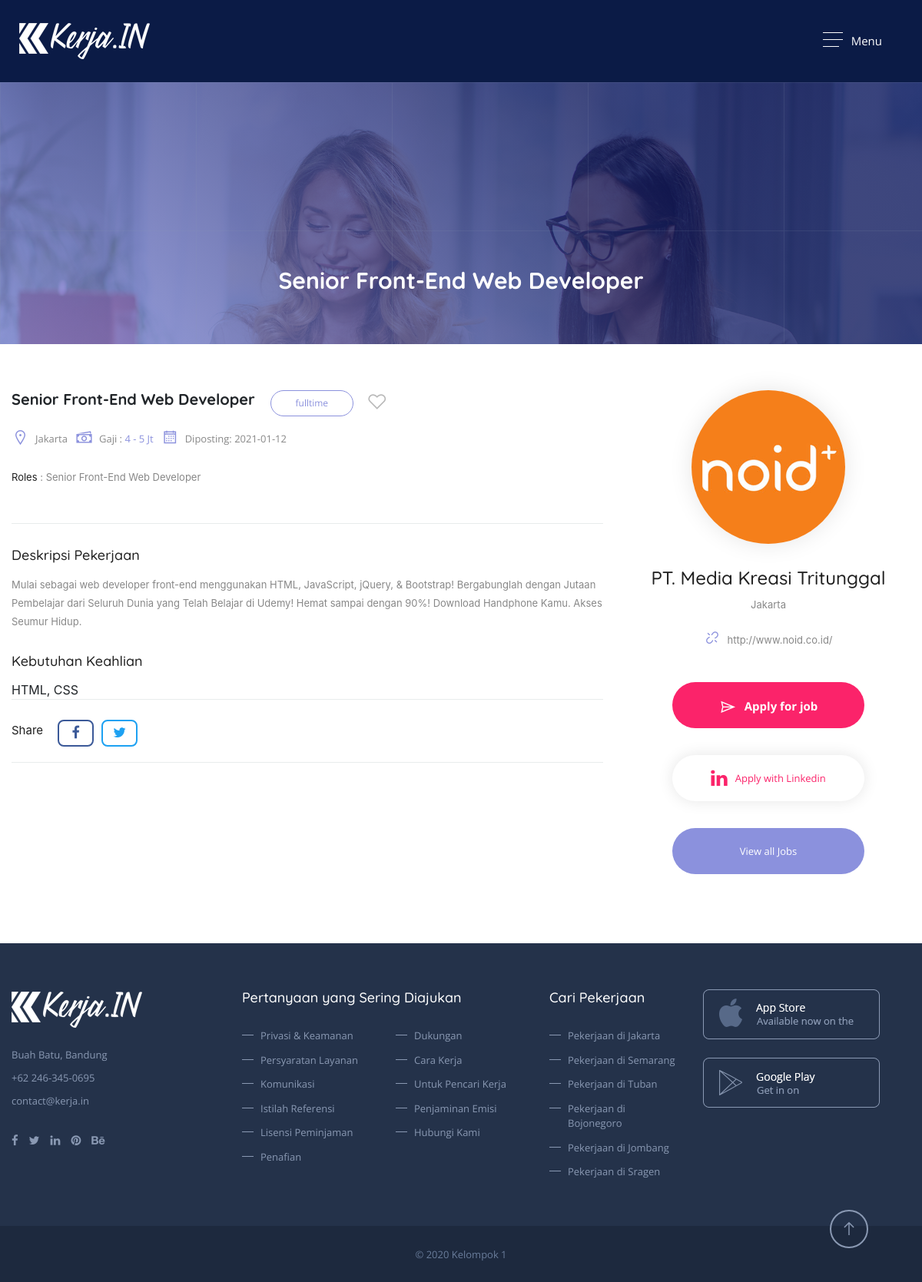
Page /detail-pekerjaan.php?id=2 on the committed database.
### tables this page shows
CREATE TABLE `tb_lowongan` (
  `id_lowongan` int(11) NOT NULL,
  `id_perusahaan` int(11) NOT NULL,
  `judul` varchar(100) NOT NULL,
  `deskripsi` text NOT NULL,
  `tanggal_buka` date NOT NULL,
  `tanggal_tutup` date NOT NULL,
  `keahlian` varchar(100) NOT NULL,
  `jenis_pekerjaan` varchar(100) NOT NULL,
  `gaji` varchar(100) NOT NULL
);

CREATE TABLE `tb_perusahaan` (
  `id_perusahaan` int(11) NOT NULL,
  `id_user` int(11) NOT NULL,
  `nama` varchar(100) NOT NULL,
  `industri` varchar(100) NOT NULL,
  `jenis` varchar(50) NOT NULL,
  `kota` varchar(100) NOT NULL,
  `tentang` text NOT NULL,
  `foto` varchar(100) NOT NULL,
  `tahun_berdiri` varchar(4) NOT NULL,
  `website` varchar(100) NOT NULL,
  `ukuran` varchar(100) NOT NULL
);

### detail-pekerjaan.php (the view, shortened to what this page needs)
<?php
    if(isset($_SESSION['status'])){
		if($_SESSION['status']=="login"){
		 include 'php/head.php';
		 include 'php/header-user.php';
		} else{
			 include 'php/head.php';
			 include 'php/header.php';
		}
	} else{
			 include 'php/head.php';
			 include 'php/header.php';
		} ?>
<?php
$getid = $_GET['id'];
include 'php/koneksi.php';
$data = mysqli_query($koneksi,"SELECT * FROM tb_lowongan a, tb_perusahaan b where a.id_perusahaan = b.id_perusahaan and a.id_lowongan = $getid");
while ($a=mysqli_fetch_array($data)) {
?>
	<section class="overlape">
		<div class="block no-padding">
			<div data-velocity="-.1" style="background: url(images/resource/mslider1.jpg) repeat scroll 50% 422.28px transparent;" class="parallax scrolly-invisible no-parallax"></div>
			<div class="container fluid">
				<div class="row">
					<div class="col-lg-12">
						<div class="inner-header">
							<h3><?=$a['judul']?></h3>
						</div>
					</div>
				</div>
			</div>
		</div>
	</section>
<section>
		<div class="block">
			<div class="container">
				<div class="row">
				 	<div class="col-lg-8 column">
				 		<div class="job-single-sec">
				 			<div class="job-single-head2">
				 				<div class="job-title2"><h3><?=$a['judul']?></h3><span class="job-is ft"><?=$a['jenis_pekerjaan']?></span><i class="la la-heart-o"></i></div>
				 				<ul class="tags-jobs">
				 					<li><i class="la la-map-marker"></i> <?=$a['kota']?></li>
				 					<li><i class="la la-money"></i> Gaji : <span><?=$a['gaji']?></span></li>
				 					<li><i class="la la-calendar-o"></i> Diposting: <?=$a['tanggal_buka']?></li>
				 				</ul>
				 				<span><strong>Roles</strong> : <?=$a['judul']?></span>
				 			</div>
				 			<div class="job-details">
				 				<h3>Deskripsi Pekerjaan</h3>
				 				<p><?=$a['deskripsi']?></p>
				 				<h3>Kebutuhan Keahlian</h3>
				 				<?=$a['keahlian']?>
				 			</div>
				 			<div class="share-bar">
				 				<span>Share</span><a href="#" title="" class="share-fb"><i class="fa fa-facebook"></i></a><a href="#" title="" class="share-twitter"><i class="fa fa-twitter"></i></a>
				 			</div>
				 		</div>
				 	</div>
				 	<div class="col-lg-4 column">
				 		<div class="job-single-head style2">
			 				<div class="job-thumb"> <img src="gambar/<?=$a['foto']?>" alt="" /> </div>
			 				<div class="job-head-info">
			 					<h4><?=$a['nama']?></h4>
			 					<span><?=$a['kota']?></span>
			 					<p><i class="la la-unlink"></i><a href="<?=$a['website']?>" title=""><?=$a['website']?></a></p>
			 				</div>
			 				<a href="lamar.php?id=<?=$a['id_lowongan']?>" title="" class="apply-job-btn"><i class="la la-paper-plane"></i>Apply for job</a>
			 				<a href="https://www.linkedin.com/" title="" class="apply-job-linkedin"><i class="fa fa-linkedin"></i>Apply with Linkedin</a>
			 				<a href="list-pekerjaan.php" title="" class="viewall-jobs">View all Jobs</a>
			 			</div>
				 	</div>
				</div>
			</div>
		</div>
	</section>
<?php } ?>
<?php include 'php/footer.php'; ?>

### php/head.php (shortened to what this page needs)
<!DOCTYPE html>
<html>
<head>
    <link rel="stylesheet" type="text/css" href="css/bootstrap-grid.css" />
    <link rel="stylesheet" href="css/icons.css">
    <link rel="stylesheet" href="css/animate.min.css">
    <link rel="stylesheet" type="text/css" href="css/style.css" />
    <link rel="stylesheet" type="text/css" href="css/responsive.css" />
    <link rel="stylesheet" type="text/css" href="css/chosen.css" />
    <link rel="stylesheet" type="text/css" href="css/colors/colors.css" />
    <link rel="stylesheet" type="text/css" href="css/bootstrap.css" />
    <link rel="stylesheet" href="css/font-awesome/4.5.0/css/font-awesome.min.css" />
</head>

### php/header.php (shortened to what this page needs)
<body>
<div class="theme-layout" id="scrollup">
    <div class="responsive-header">
        <div class="responsive-menubar">
            <div class="res-logo"><a href="index.php" title=""><img src="images/resource/logo.png" alt="" /></a></div>
            <div class="menu-resaction">
                <div class="res-openmenu">
                    <img src="images/icon.png" alt="" /> Menu
                </div>
            </div>
        </div>
    </div>

### php/footer.php (shortened to what this page needs)
    <footer>
        <div class="block">
            <div class="container">
                <div class="row">
                    <div class="col-lg-3 column">
                        <div class="widget">
                            <div class="about_widget">
                                <div class="logo">
                                    <a href="index.html" title=""><img src="images/resource/logo.png" alt="" /></a>
                                </div>
                                <span>Buah Batu, Bandung</span>
                                <span>+62 246-345-0695</span>
                                <span>contact@kerja.in</a></span>
                                <div class="social">
                                    <a href="#" title=""><i class="fa fa-facebook"></i></a>
                                    <a href="#" title=""><i class="fa fa-twitter"></i></a>
                                    <a href="#" title=""><i class="fa fa-linkedin"></i></a>
                                    <a href="#" title=""><i class="fa fa-pinterest"></i></a>
                                    <a href="#" title=""><i class="fa fa-behance"></i></a>
                                </div>
                            </div>
                        </div>
                    </div>
                    <div class="col-lg-4 column">
                        <div class="widget">
                            <h3 class="footer-title">Pertanyaan yang Sering Diajukan</h3>
                            <div class="link_widgets">
                                <div class="row">
                                    <div class="col-lg-6">
                                        <a href="#" title="">Privasi & Keamanan </a>
                                        <a href="#" title="">Persyaratan Layanan</a>
                                        <a href="#" title="">Komunikasi </a>
                                        <a href="#" title="">Istilah Referensi </a>
                                        <a href="#" title="">Lisensi Peminjaman </a>
                                        <a href="#" title="">Penafian </a>
                                    </div>
                                    <div class="col-lg-6">
                                        <a href="#" title="">Dukungan </a>
                                        <a href="#" title="">Cara Kerja </a>
                                        <a href="#" title="">Untuk Pencari Kerja </a>
                                        <a href="#" title="">Penjaminan Emisi </a>
                                        <a href="#" title="">Hubungi Kami</a>
                                    </div>
                                </div>
                            </div>
                        </div>
                    </div>
                    <div class="col-lg-2 column">
                        <div class="widget">
                            <h3 class="footer-title">Cari Pekerjaan</h3>
                            <div class="link_widgets">
                                <div class="row">
                                    <div class="col-lg-12">
                                        <a href="#" title="">Pekerjaan di Jakarta</a>
                                        <a href="#" title="">Pekerjaan di Semarang</a>
                                        <a href="#" title="">Pekerjaan di Tuban</a>
                                        <a href="#" title="">Pekerjaan di Bojonegoro</a>
                                        <a href="#" title="">Pekerjaan di Jombang</a>
                                        <a href="#" title="">Pekerjaan di Sragen</a>
                                    </div>
                                </div>
                            </div>
                        </div>
                    </div>
                    <div class="col-lg-3 column">
                        <div class="widget">
                            <div class="download_widget">
                                <a href="#" title=""><img src="images/resource/dw1.png" alt="" /></a>
                                <a href="#" title=""><img src="images/resource/dw2.png" alt="" /></a>
                            </div>
                        </div>
                    </div>
                </div>
            </div>
        </div>
        <div class="bottom-line">
            <span>© 2020 Kelompok 1</span>
            <a href="#scrollup" class="scrollup" title=""><i class="la la-arrow-up"></i></a>
        </div>
    </footer>
</div>
</body>
</html>

### css/responsive.css (style rules this page uses)
@media (max-width:1200px) { .responsive-header { display: block; } }
@media (max-width:1200px) { .tags-jobs > li { margin-right: 10px; margin-bottom: 10PX; } }

### rows in the picture
tb_lowongan: judul "Senior Front-End Web Developer", jenis_pekerjaan "fulltime", id_perusahaan.kota "Jakarta", gaji "4 - 5 Jt", tanggal_buka "2021-01-12", deskripsi "Mulai sebagai web developer front-end menggunakan HTML, JavaScript, jQuery, & Bootstrap! Bergabunglah dengan Jutaan Pembelajar dari Seluruh Dunia yang Telah Belajar di Udemy! Hemat sampai dengan 90%! Download Handphone Kamu. Akses Seumur Hidup.", keahlian "HTML, CSS", id_perusahaan.foto (picture), id_perusahaan.nama "PT. Media Kreasi Tritunggal", id_perusahaan.website "http://www.noid.co.id/"
